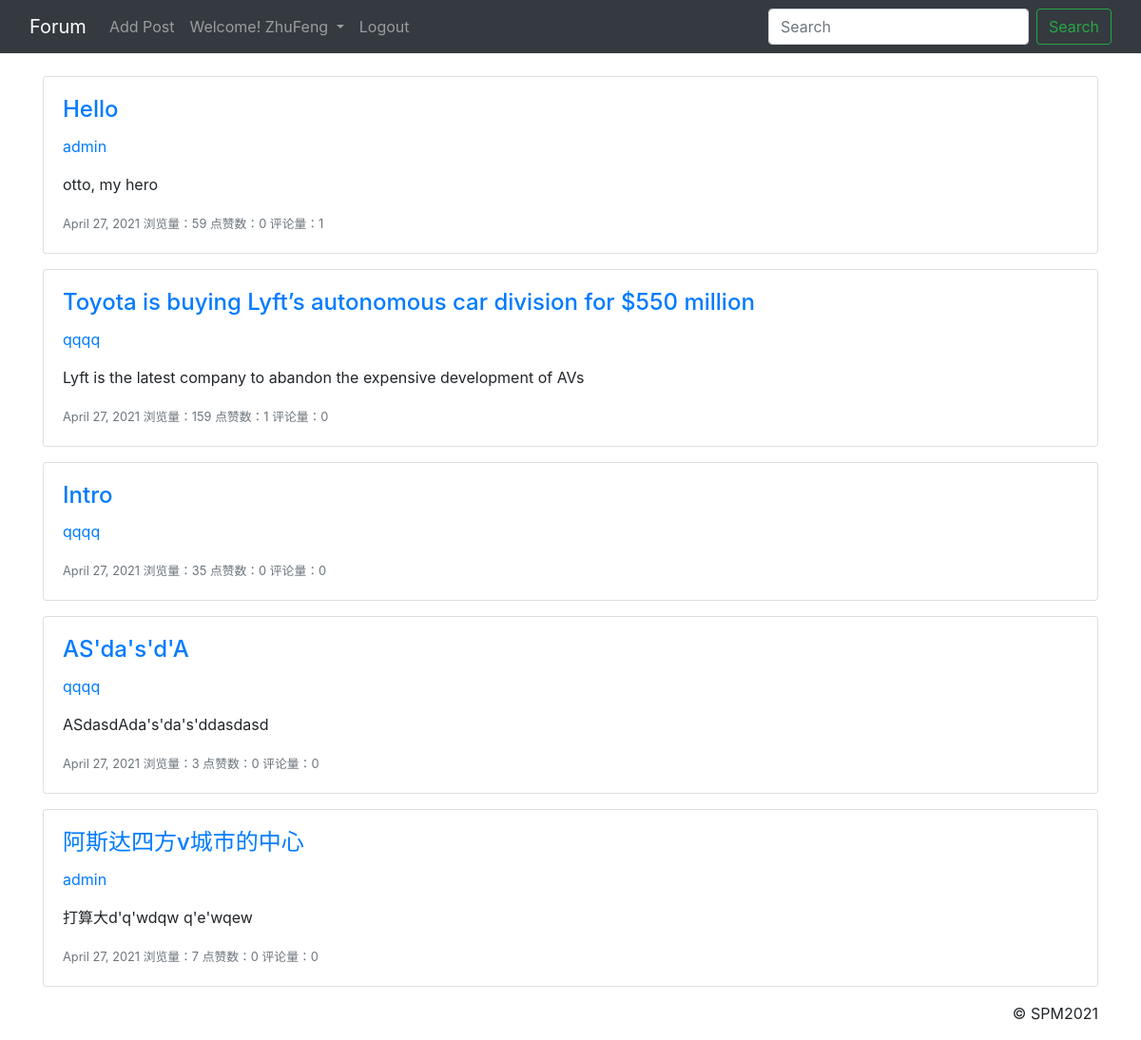
The page /cats/5 (signed in) on the database its author committed.
### myblog/models.py (models this page shows, shortened)
class Post(models.Model):
    title = models.CharField(max_length=255)
    header_image = models.ImageField(blank=True, null=True, upload_to='article/%Y%m%d/')
    snippet = models.CharField(max_length=255, blank=True, null=True)
    author = models.ForeignKey(User, on_delete=models.CASCADE)
    body = RichTextField(blank=True, null=True)
    post_date = models.DateField(default=timezone.now)
    modified_date = models.DateField(auto_now_add=True)
    likes = models.ManyToManyField(User, related_name='blog_posts')
    views = models.PositiveIntegerField(default=0)
    category = models.ForeignKey(Category, on_delete=models.CASCADE)
    tags = models.ManyToManyField(Tag, blank=True)
    def total_like(self):
        return self.likes.count()

### myblog/views.py (the view)
# urls.py: path('cats/<int:pk>', CategoryView.as_view(), name='cats'),
class CategoryView(ListView):
    model = Post
    template_name = 'cats.html'
    context_object_name = 'post_list'
    def get_queryset(self):
        cate = get_object_or_404(Category, pk=self.kwargs.get('pk'))
        return super(CategoryView, self).get_queryset().filter(category=cate)

### myblog/templates/cats.html (shortened to what this page needs)
{% extends 'base.html' %}
{% block content %}
    {% if post_list %}
        {% for post in post_list %}
            <div class="card mb-3">
                <div class="card-body">
                    <h4 class="card-title"><a href="{% url 'article_detail' post.pk %}">{{ post.title }}</a></h4>
                    <p class="card-text">{% if post.author.profile.id %}
                        <a href="{% url 'show_profile_page' post.author.profile.id %}">{{ post.author.username }}</a>
                    {% else %}
                        {{ post.author.username }}
                    {% endif %}</p>
                    <p class="card-text">{{ post.snippet }}</p>
                    <p class="card-text"><small class="text-muted">{{ post.modified_date }} 浏览量：{{ post.views }}
                        点赞数：{{ post.total_like }}
                        评论量：{{ post.comment_set.count }}</small></p>
                </div>
            </div>
        {% endfor %}
    {% else %}
        <h1>No Content</h1>
    {% endif %}
{% endblock %}

### myblog/templates/base.html (shortened to what this page needs)
{% load notifications_tags %}
{% notifications_unread as unread_count %}
<!doctype html>
<html lang="en">
<head>
    <link href="https://cdn.jsdelivr.net/npm/bootstrap@5.0.0-beta2/dist/css/bootstrap.min.css" rel="stylesheet"
>
    <link rel="stylesheet" href="https://cdn.staticfile.org/twitter-bootstrap/4.3.1/css/bootstrap.min.css">
</head>
<body>
<nav class="navbar navbar-expand-lg navbar-dark bg-dark">
    <div class="container-fluid">
        <a class="navbar-brand" href="{% url 'home' %}">Forum</a>
        <div class="collapse navbar-collapse" id="navbarSupportedContent">
            <div align="left">
                <ul class="navbar-nav mb-2 mb-lg-0">
                    {% if user.is_authenticated %}
                        <li class="nav-item ">
                            <a class="nav-link" href="{% url 'add_post' %}">Add Post</a>
                        </li>
                        <li class="nav-item dropdown">
                            <a class="nav-link dropdown-toggle" href="#" id="navbarDropdown" role="button"
                               data-bs-toggle="dropdown" aria-expanded="false">
                                Welcome! {{ user.first_name }}{{ user.last_name }}
                            </a>
                        </li>
                        <li class="nav-item">
                            <a class="nav-link" href="{% url 'logout' %}">Logout</a>
                        </li>
                    {% endif %}
                </ul>
            </div>
        </div>
        <form class="d-flex" role="search" method="get" id="searchform" action="{% url 'search' %}">
            <input class="form-control me-2" name="q" type="search" placeholder="Search" aria-label="Search">
            <button class="btn btn-outline-success" type="submit">Search</button>
        </form>
    </div>
</nav>
<br/>
<div class="container">
    {% block content %}
    {% endblock %}
</div>
</body>
</html>
<footer>
    <div class="container">
        <p align="right" class="copyright">&copy; SPM2021</p>
    </div>
</footer>

### rows shown on the page
Post: title "Hello", author.username "admin", snippet "otto, my hero", modified_date "April 27, 2021", views "59", total_like "0", comment_set.count "1"
Post: title "Toyota is buying Lyft’s autonomous car division for $550 million", author.username "qqqq", snippet "Lyft is the latest company to abandon the expensive development of AVs", modified_date "April 27, 2021", views "159", total_like "1", comment_set.count "0"
Post: title "Intro", author.username "qqqq", modified_date "April 27, 2021", views "35", total_like "0", comment_set.count "0"
Post: title "AS'da's'd'A", author.username "qqqq", snippet "ASdasdAda's'da's'ddasdasd", modified_date "April 27, 2021", views "3", total_like "0", comment_set.count "0"
Post: title "阿斯达四方v城市的中心", author.username "admin", snippet "打算大d'q'wdqw q'e'wqew", modified_date "April 27, 2021", views "7", total_like "0", comment_set.count "0"

### other values the page prints
{{ user.first_name }} "Zhu"
{{ user.last_name }} "Feng"
